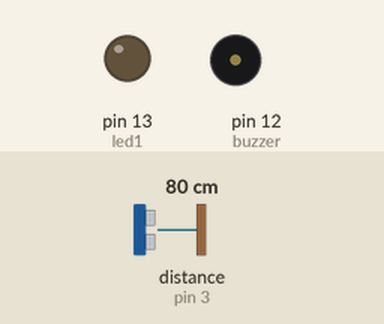
Simulated run of this sketch. Board: Arduino Uno, built with avr-gcc and run on an emulated ATmega328P. On the bench: output pins drawn as LEDs (lit = HIGH), buzzer (waves = sounding, pin HIGH). Wiring (inferred from the names in the program): ultrasonic range finder: trigger pin 2; echo pin 3. The inputs (shaded band) are chosen by the test bench; at power-on: distance to the obstacle (sensor on pin 3) 80 cm. The echo pulse lasts 58.3 µs per cm; pins used as bus, display or sensor lines are not drawn; what the sketch prints to the serial monitor is not drawn.

Above: at 0.1 s.
At 0.6 s:
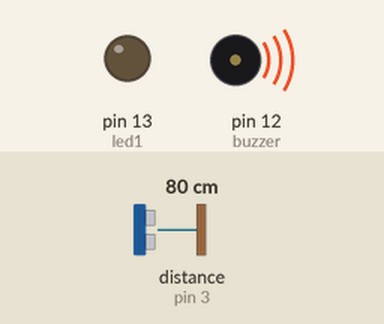
Timing chart, 0 to 2.1 s (numbered marks = the images above):
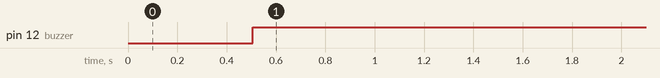

The sketch:

alarm_ultrasonic_sensor_and_buzzer.ino
```cpp
int Trig=2;
int echo=3;
int buzzer =12;
int led1 = 13;
int Duration,Distance;
void setup()
{
  pinMode(Trig,OUTPUT);
  pinMode(echo,INPUT);
  pinMode(led1,OUTPUT);
  Serial.begin(9600);
  pinMode(buzzer,OUTPUT);
}
void loop()
{
  digitalWrite(Trig,HIGH);
  delayMicroseconds(1000);
  digitalWrite(Trig,LOW);
  Duration=pulseIn(echo,HIGH);
  Distance=(Duration/2)/29.1;
  Serial.print("cm=40");
  Serial.print(Distance);
  delay(500);
  if (Distance<100)
  {
   digitalWrite(buzzer,HIGH);
   delay(1000);
    }
 else
 digitalWrite(buzzer,LOW);
  delay(200);

}
```

Measured:
- by itself, pin 12 (buzzer): LOW → HIGH at 0.51 s
